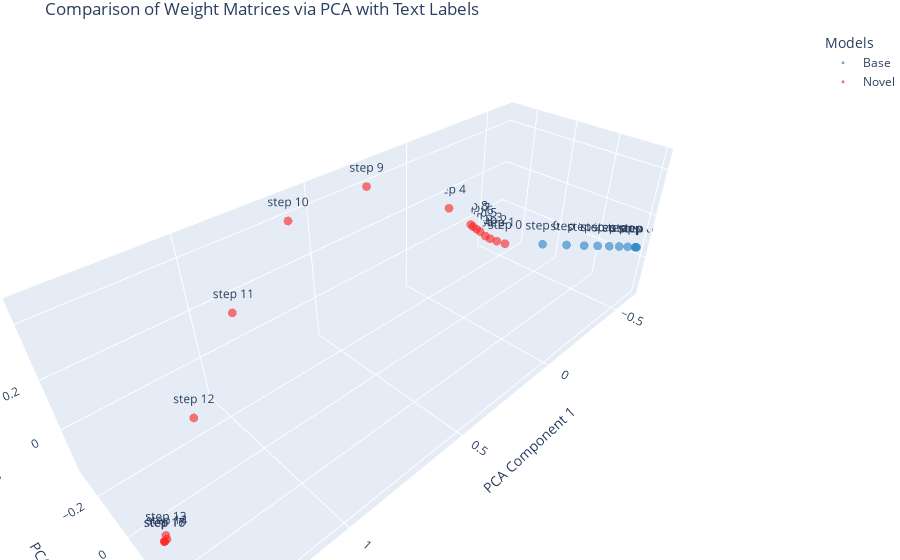

Notebook source saved alongside this figure:
### Code cell
plot_weight(weight_matrix2, weight_matrix3)

### Figure 1 — Plotly figure (JSON) as saved in the notebook; plotly's stock layout.template omitted (floating-point values rounded to 4 significant figures)
{"data": [{"marker": {"color": "rgba(40, 120, 181, 0.9)", "opacity": 0.7, "size": 3}, "mode": "markers+text", "name": "Base", "text": ["step 0", "step 1", "step 2", "step 3", "step 4", "step 5", "step 6", "step 7", "step 8", "step 9"], "type": "scatter3d", "x": [-0.5843, -0.5927, -0.598, -0.6015, -0.6045, -0.6069, -0.6088, -0.6106, -0.6108, -0.6109], "y": [-0.02602, 0.09145, 0.1741, 0.2348, 0.2859, 0.3278, 0.364, 0.3946, 0.3975, 0.4002], "z": [-0.0868, -0.04482, -0.01533, 0.007041, 0.02609, 0.0414, 0.05418, 0.06475, 0.06577, 0.06668]}, {"marker": {"color": "rgba(225, 36, 35, 0.9)", "opacity": 0.7, "size": 3}, "mode": "markers+text", "name": "Novel", "text": ["step 0", "step 1", "step 2", "step 3", "step 4", "step 5", "step 6", "step 7", "step 8", "step 9", "step 10", "step 11", "step 12", "step 13", "step 14", "step 15", "step 16", "step 17"], "type": "scatter3d", "x": [-0.5722, -0.55, -0.5293, -0.5092, -0.2246, -0.4714, -0.4483, -0.4235, -0.4005, 0.2878, 0.6848, 0.9789, 1.203, 1.392, 1.397, 1.404, 1.405, 1.406], "y": [-0.2268, -0.2608, -0.2872, -0.3015, -0.299, -0.3078, -0.3123, -0.3148, -0.3105, -0.256, -0.1841, -0.08532, 0.01236, 0.08467, 0.1002, 0.1016, 0.1015, 0.1015], "z": [-0.1625, -0.1533, -0.1418, -0.1249, 0.1318, -0.0867, -0.0659, -0.04409, -0.02202, 0.4244, 0.4649, 0.3119, 0.1127, -0.1666, -0.1634, -0.1647, -0.1646, -0.1643]}], "layout": {"legend": {"title": {"text": "Models"}}, "margin": {"b": 0, "l": 0, "r": 0, "t": 30}, "scene": {"xaxis": {"title": {"text": "PCA Component 1"}}, "yaxis": {"title": {"text": "PCA Component 2"}}, "zaxis": {"title": {"text": "PCA Component 3"}}}, "title": {"text": "Comparison of Weight Matrices via PCA with Text Labels"}}}
